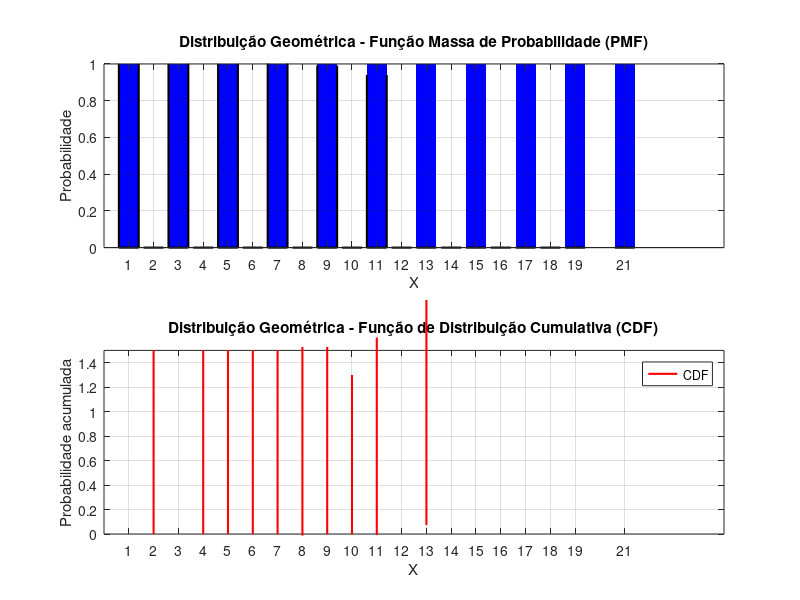

This figure's MATLAB source:
% Limpa a tela e o workspace
clc
clear

% Função para calcular a Função Massa de Probabilidade (PMF) para a distribuição geométrica
function pmf = calcularGeometricaPMF(p, x)
    x = x(:);
    pmf = p * ((1 - p).^(x - 1));
    pmf = (x > 0) .* (x == floor(x)) .* pmf;
end

% Função para calcular a Função de Distribuição Cumulativa (CDF) para a distribuição geométrica
function cdf = calcularGeometricaCDF(p, x)
    x = (x(:) >= 1) .* floor(x(:));
    cdf = 1 - ((1 - p).^x);
end

% Função para gerar variáveis aleatórias seguindo a distribuição geométrica
function x = gerarGeometricaRV(p, m)
    r = rand(m, 1);
    x = ceil(log(1 - r) / log(1 - p));
end

% Entrada: solicita a probabilidade p (entre 0 e 1)
p = input('Digite a probabilidade p (entre 0 e 1): ');

% Lê os valores do arquivo 'entrada.txt'
fid = fopen('entrada.txt', 'r');
x = fscanf(fid, '%d');
fclose(fid);

% Calcula os valores da PMF e CDF para a distribuição geométrica
valores_pmf = calcularGeometricaPMF(p, x);
valores_cdf = calcularGeometricaCDF(p, x);

% Plotagem:
figure;

% Subplotagem para a PMF
subplot(2, 1, 1);
% Gráfico de barras da PMF
bar(x, valores_pmf, 'b', 'LineWidth', 1.5);
title('Distribuição Geométrica - Função Massa de Probabilidade (PMF)');
xlabel('X');
ylabel('Probabilidade');
ylim([0, 1]);
xticks(x);
grid on;

% Subplotagem para a CDF
subplot(2, 1, 2);
% Gráfico de degrau (stairs) para a CDF
stairs(x, valores_cdf, 'r', 'LineWidth', 1.5);
title('Distribuição Geométrica - Função de Distribuição Cumulativa (CDF)');
xlabel('X');
ylabel('Probabilidade acumulada');
ylim([0, 1.5]);
xticks(x);
grid on;

% Adiciona uma legenda para a CDF
legend('CDF');

